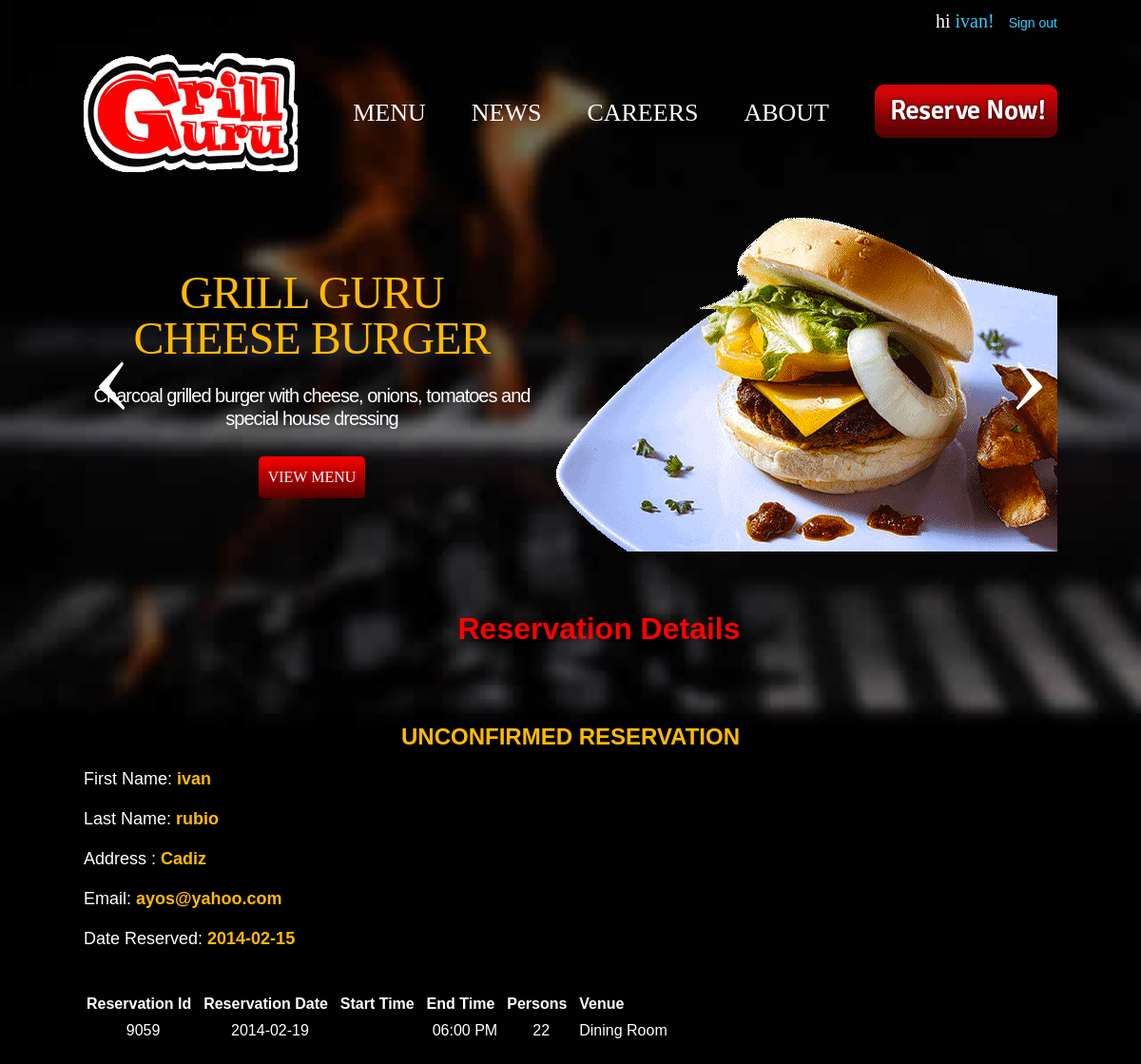
Before: /project/view_details.php?id=103 (signed in) with the older database file.
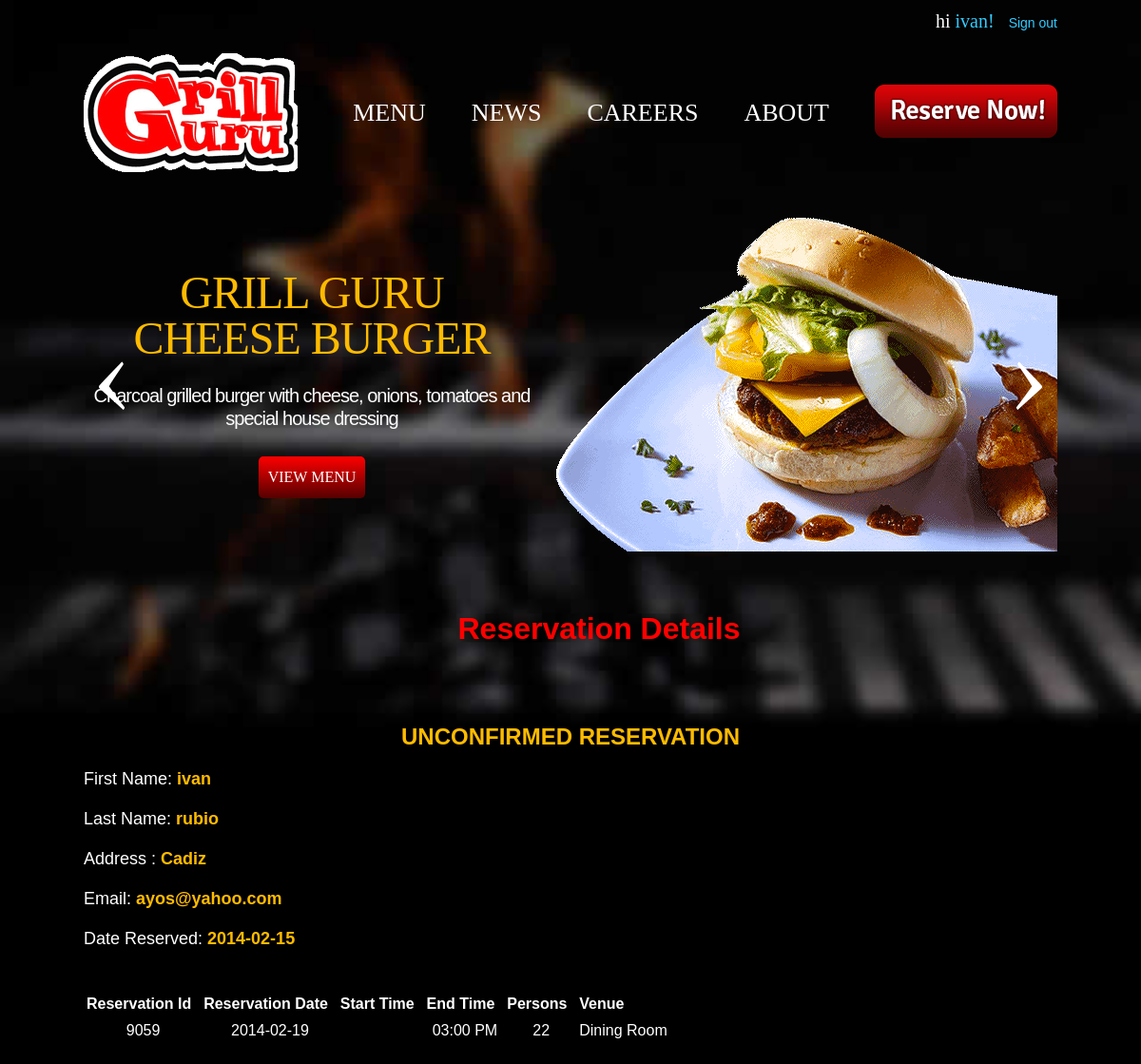
After: the same page with the newer database file.
### tables this page shows
CREATE TABLE IF NOT EXISTS `reservations` (
  `id` int(100) unsigned NOT NULL AUTO_INCREMENT,
  `rid` varchar(10) NOT NULL,
  `persons` int(11) NOT NULL,
  `fname` varchar(100) NOT NULL,
  `lname` varchar(100) NOT NULL,
  `address` varchar(100) NOT NULL,
  `date` date NOT NULL,
  `mobile` varchar(250) NOT NULL,
  `email` varchar(100) NOT NULL,
  `rdate` date NOT NULL,
  `time` varchar(255) NOT NULL,
  `t_e` varchar(200) NOT NULL,
  `venue` varchar(200) NOT NULL,
  `status` int(1) NOT NULL,
  `penalty` int(11) NOT NULL,
  `total` int(11) NOT NULL,
  PRIMARY KEY (`id`),
  UNIQUE KEY `id` (`id`)
);

### project/view_details.php (the view, shortened to what this page needs)
<?php
include 'header.php';
$id=$_GET['id'];
$query= "SELECT * FROM reservations WHERE id = '" . $id . "' ";
$result=mysql_query($query);
$num=mysql_numrows($result);
?>
	 <div id="campaign">
                <div id="slides">
                    <div class="slide" style="background-image:url('images/slides/slide1.png')">
                        <span class="content">
                            <div class="title">Grill Guru Cheese Burger</div>
                            <div class="description">Charcoal grilled burger with cheese, onions, tomatoes and special house dressing</div>
                            <a class="button" href="menu.php">View Menu</a>
                        </span>
                    </div>
                </div>
                <div class="arrow">
                    <img onclick="slidePrev()" class="left" src="images/slides_arrow_left.png" />
                    <img onclick="slideNext()" class="right" src="images/slides_arrow_right.png" />
                </div>
            </div>
			<br>
			<br>
			<div id="contents">
					<center>
						<h1 class="highlight"> Reservation Details </h1>
					</center>
						<? $i; for ($i=0; $i < $num; $i++){
							$confirm = mysql_result($result,$i,"status");
							$stat = "";
							if ($confirm == 1) {
								$stat = "ACTIVE RESERVATION";
							}
							else  {
								$stat = "UNCONFIRMED RESERVATION";
							}
						?>
						<center>
						<h2 style="color:#fb0;"> <?echo $stat;?> </h1>
						</center>
						<p style="Font-size:18px;"> First Name: <b style="color:#fb0;"> <?echo mysql_result($result,$i,"fname");?> </b> </p>
						<p style="Font-size:18px;"> Last Name: <b style="color:#fb0;"> <?echo mysql_result($result,$i,"lname");?> </b> </p>
						<p style="Font-size:18px;"> Address	: <b style="color:#fb0;"> <?echo mysql_result($result,$i,"address");?> </b> </p>
						<p style="Font-size:18px;"> Email: <b style="color:#fb0;"> <?echo mysql_result($result,$i,"email");?> </b> </p>
						<p style="Font-size:18px;"> Date Reserved: <b style="color:#fb0;"> <?echo mysql_result($result,$i,"date");?> </b> </p>
						<table class="list" >
							<center>
							<tr>
								<th> Reservation Id &nbsp </th>
								<th> Reservation Date &nbsp </th>
								<th> Start Time &nbsp </th>
								<th> End Time &nbsp </th>
								<th> Persons &nbsp </th>
								<th> Venue &nbsp </th>
							</tr>
							<tr style="text-align:center;">
								<td> <? echo mysql_result($result,$i,"rid"); ?> </td>
								<td> <? echo mysql_result($result,$i,"rdate"); ?> </td>
									 <? $x = mysql_result( $result,$i,"time"); ?>
									 <? $et = $x + 3; ?>
									 <? $h = "";
										if ($et == 5){
											$h = "05:00 AM";
										}if ($et == 6){
											$h = "06:00 AM";
										}if ($et == 7){
											$h = "07:00 AM";
										}if ($et == 8){
											$h = "08:00 AM";
										}if ($et == 9){
											$h = "09:00 AM";
										}if ($et == 10){
											$h = "10:00 AM";
										}if ($et == 11){
											$h = "11:00 AM";
										}if ($et == 12){
											$h = "12:00 AM";
										}if ($et == 13){
											$h = "01:00 PM";
										}if ($et == 14){
											$h = "02:00 PM";
										}if ($et == 15){
											$h = "03:00 PM";
										}if ($et == 16){
											$h = "04:00 PM";
										}if ($et == 17){
										}if ($et == 18){
											$h = "06:00 PM";
										}if ($et == 19){
											$h = "07:00 PM";
										}if ($et == 20){
											$h = "08:00 PM";
										}if ($et == 21){
											$h = "09:00 PM";
										}if ($et == 22){
											$h = "10:00 PM";
										}if ($et == 23){
											$h = "11:00 PM";
										}
									 ?>
									 <?
										$hi = "";
									 ?>
								 <td> <? echo $hi; ?> </td>
								<td> <?echo $h;?> </td>
								<td> <? echo mysql_result($result,$i,"persons"); ?> </td>
								<td> <? echo mysql_result($result,$i,"venue"); ?> </td>
							</tr>
							<? } ?>
						</table>
						</center>
    </body>
</html>

Changed rows visible on the page:
changed reservations "UNCONFIRMED RESERVATION": time "06:00 PM" → "03:00 PM"
